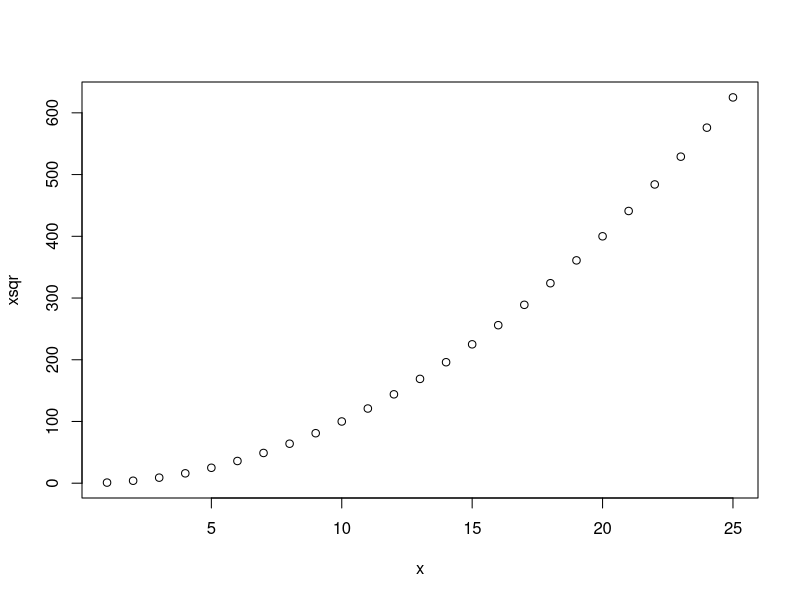

Generate this figure with R:
x<-c()
xsqr<-c()
for (i in 1:25) {
	x[i]<-i
	xsqr<-c(xsqr, i*i)
}
for (i in 1:25) {
	cat(x[i], xsqr[i],"\n")
}
png("plot.png")
plot(xsqr~x)
dev.off()